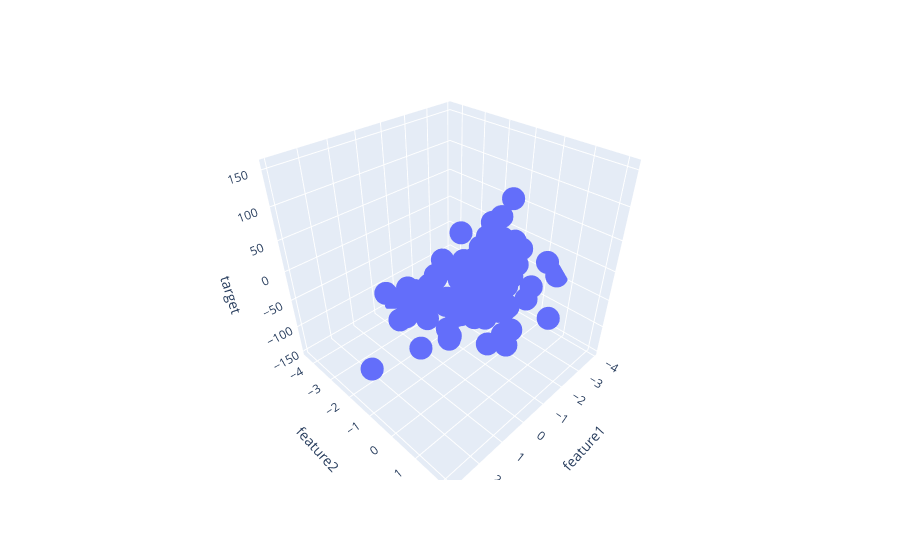

Notebook code for this chart:
### Code cell
fig = px.scatter_3d(df,x='feature1',y='feature2',z='target')

fig.show()
